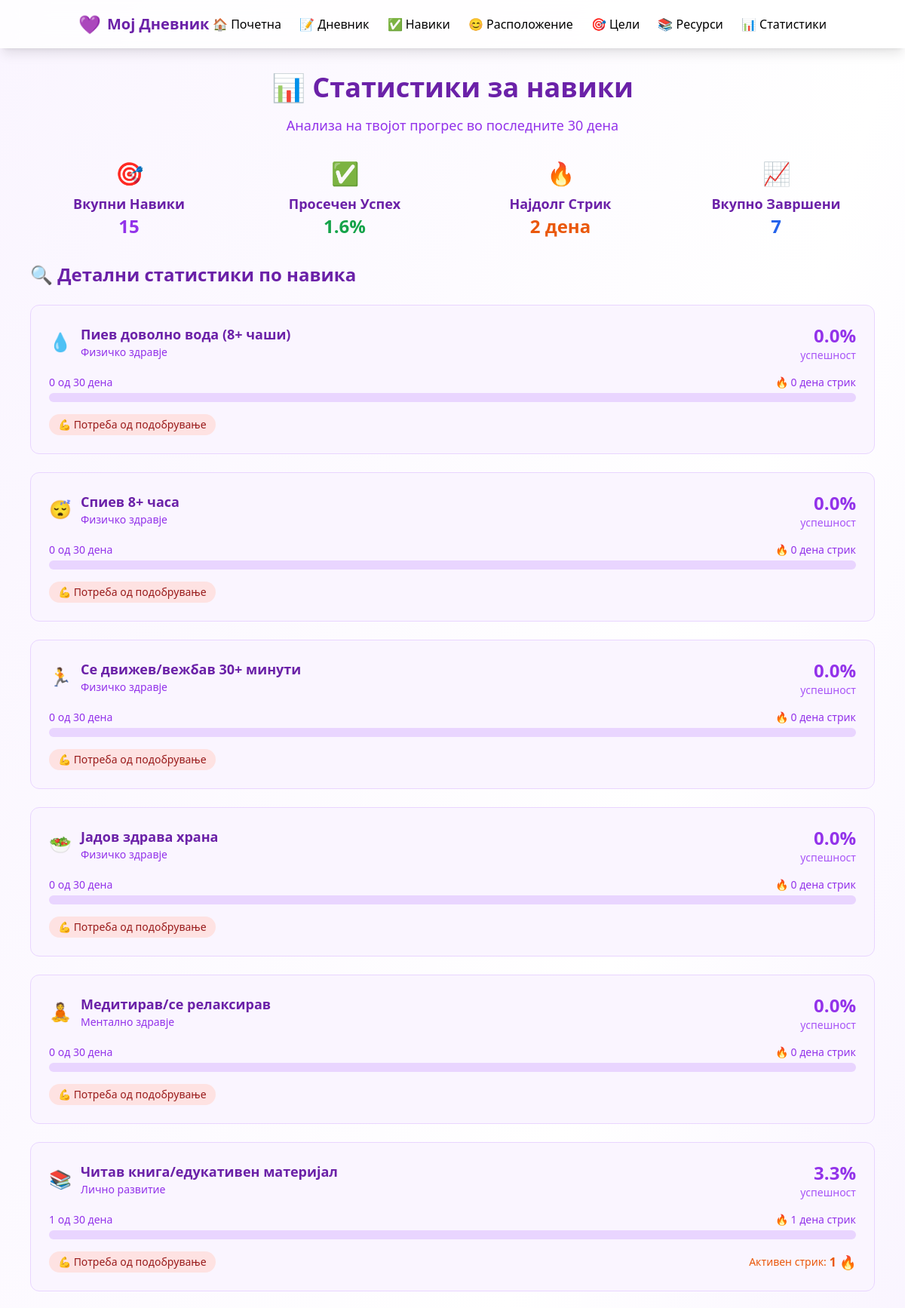
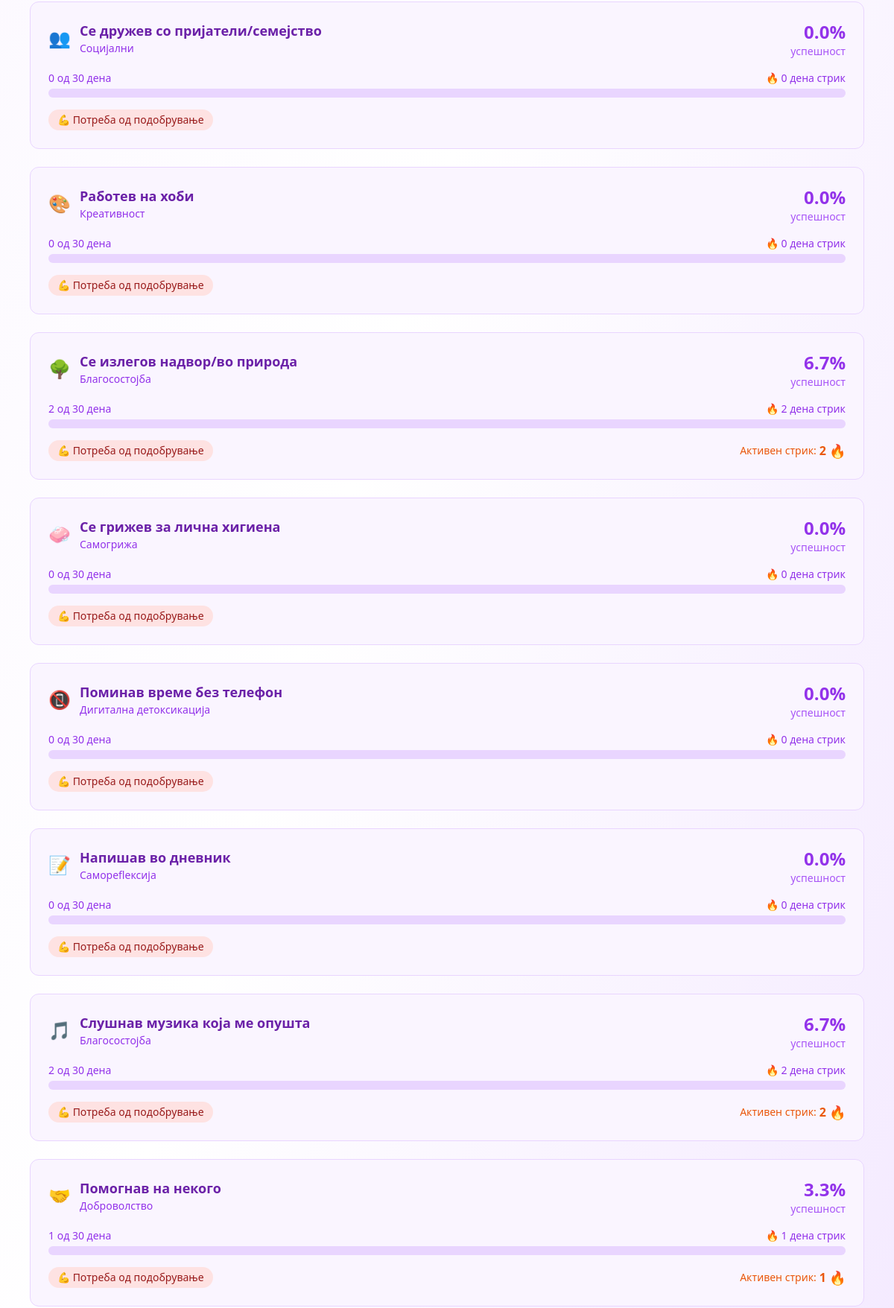
The app's page /habits/analytics (upper part) with its own data (2 pictures, top to bottom).
### models/habits.py (models this page shows)
class Habit(BaseModel):
    __tablename__ = 'habits'
    name = db.Column(db.String(100), nullable=False)
    description = db.Column(db.Text)
    category = db.Column(db.String(50), nullable=False)
    target_frequency = db.Column(db.String(20), default='daily')
    icon = db.Column(db.String(10))
    is_active = db.Column(db.Boolean, default=True)

### controllers/habits_controller.py (the view)
@habits_bp.route('/analytics')
def analytics():
    habits = Habit.query.filter_by(is_active=True).all()
    today = date.today()
    analytics_data = {}
    for habit in habits:
        entries = HabitEntry.query.filter(
            HabitEntry.habit_id == habit.id,
            HabitEntry.date >= today - timedelta(days=30)
        ).all()
        total_days = 30
        completed_days = len([e for e in entries if e.completed])
        completion_rate = (completed_days / total_days) * 100 if total_days > 0 else 0
        analytics_data[habit.id] = {
            'habit': habit,
            'completion_rate': completion_rate,
            'completed_days': completed_days,
            'total_days': total_days,
            'streak': calculate_streak(habit.id)
        }
    return render_template('habits/analytics.html', analytics_data=analytics_data)

### app.py (called while the page is built)
@app.context_processor
def inject_date():
    return {'today': date.today()}

### controllers/habits_controller.py (called while the page is built)
def calculate_streak(habit_id):
    today = date.today()
    streak = 0
    current_date = today
    while True:
        entry = HabitEntry.query.filter_by(habit_id=habit_id, date=current_date).first()
        if entry and entry.completed:
            streak += 1
            current_date -= timedelta(days=1)
        else:
            break
    return streak

### templates/habits/analytics.html (shortened to what this page needs)
{% extends "base.html" %}
{% block content %}
<div class="space-y-8">
    <div class="text-center">
        <h1 class="text-4xl font-bold text-purple-800 mb-4">📊 Статистики за навики</h1>
        <p class="text-purple-600 text-lg">
            Анализа на твојот прогрес во последните 30 дена
        </p>
    </div>
    <div class="grid grid-cols-1 md:grid-cols-4 gap-6">
        {% set total_habits = analytics_data|length %}
        {% set total_completed = analytics_data.values()|sum(attribute='completed_days') %}
        {% set total_possible = total_habits * 30 %}
        {% set avg_completion = (total_completed / total_possible * 100) if total_possible > 0 else 0 %}
        {% set best_streak = analytics_data.values()|max(attribute='streak') if analytics_data else 0 %}
        <div class="card text-center">
            <div class="text-3xl mb-2">🎯</div>
            <h3 class="text-lg font-semibold text-purple-800">Вкупни Навики</h3>
            <p class="text-2xl font-bold text-purple-600">{{ total_habits }}</p>
        </div>
        <div class="card text-center">
            <div class="text-3xl mb-2">✅</div>
            <h3 class="text-lg font-semibold text-purple-800">Просечен Успех</h3>
            <p class="text-2xl font-bold text-green-600">{{ "%.1f"|format(avg_completion) }}%</p>
        </div>
        <div class="card text-center">
            <div class="text-3xl mb-2">🔥</div>
            <h3 class="text-lg font-semibold text-purple-800">Најдолг Стрик</h3>
            <p class="text-2xl font-bold text-orange-600">{{ best_streak.streak if best_streak else 0 }} дена</p>
        </div>
        <div class="card text-center">
            <div class="text-3xl mb-2">📈</div>
            <h3 class="text-lg font-semibold text-purple-800">Вкупно Завршени</h3>
            <p class="text-2xl font-bold text-blue-600">{{ total_completed }}</p>
        </div>
    </div>
    <div class="card">
    <div class="card">
        <h2 class="text-2xl font-bold text-purple-800 mb-6">🔍 Детални статистики по навика</h2>
        <div class="space-y-6">
            {% for habit_id, data in analytics_data.items() %}
            <div class="bg-purple-50 border border-purple-200 rounded-xl p-6">
                <div class="flex items-start justify-between mb-4">
                    <div class="flex items-center space-x-3">
                        <span class="text-2xl">{{ data.habit.icon }}</span>
                        <div>
                            <h3 class="text-lg font-semibold text-purple-800">{{ data.habit.name }}</h3>
                            <p class="text-sm text-purple-600">{{ data.habit.category }}</p>
                        </div>
                    </div>
                    <div class="text-right">
                        <div class="text-2xl font-bold text-purple-600">{{ "%.1f"|format(data.completion_rate) }}%</div>
                        <div class="text-sm text-purple-500">успешност</div>
                    </div>
                </div>
                <div class="mb-4">
                    <div class="flex justify-between text-sm text-purple-600 mb-1">
                        <span>{{ data.completed_days }} од {{ data.total_days }} дена</span>
                        <span>🔥 {{ data.streak }} дена стрик</span>
                    </div>
                    <div class="w-full bg-purple-200 rounded-full h-3">
                    </div>
                </div>
                <div class="flex items-center justify-between">
                    <div class="flex items-center space-x-2">
                        {% if data.completion_rate >= 80 %}
                            <span class="px-3 py-1 bg-green-100 text-green-800 rounded-full text-sm font-medium">
                                🌟 Одлично
                            </span>
                        {% elif data.completion_rate >= 60 %}
                            <span class="px-3 py-1 bg-yellow-100 text-yellow-800 rounded-full text-sm font-medium">
                                👍 Добро
                            </span>
                        {% elif data.completion_rate >= 40 %}
                            <span class="px-3 py-1 bg-orange-100 text-orange-800 rounded-full text-sm font-medium">
                                ⚠️ Средно
                            </span>
                        {% else %}
                            <span class="px-3 py-1 bg-red-100 text-red-800 rounded-full text-sm font-medium">
                                💪 Потреба од подобрување
                            </span>
                        {% endif %}
                    </div>
                    {% if data.streak > 0 %}
                    <div class="flex items-center space-x-1 text-orange-600">
                        <span class="text-sm font-medium">Активен стрик:</span>
                        <span class="font-bold">{{ data.streak }}</span>
                        <span class="text-lg">🔥</span>
                    </div>
                    {% endif %}
                </div>
            </div>
            {% endfor %}
        </div>
    </div>
</div>
{% endblock %}

### templates/base.html (style rules this page uses)
.card { @apply bg-white rounded-2xl shadow-xl p-6 border border-purple-100; }

### records on screen
Habit: habit.icon "💧", habit.name "Пиев доволно вода (8+ чаши)", habit.category "Физичко здравје"
Habit: habit.icon "😴", habit.name "Спиев 8+ часа", habit.category "Физичко здравје"
Habit: habit.icon "🏃", habit.name "Се движев/вежбав 30+ минути", habit.category "Физичко здравје"
Habit: habit.icon "🥗", habit.name "Јадов здрава храна", habit.category "Физичко здравје"
Habit: habit.icon "🧘", habit.name "Медитирав/се релаксирав", habit.category "Ментално здравје"
Habit: habit.icon "📚", habit.name "Читав книга/едукативен материјал", habit.category "Лично развитие"
Habit: habit.icon "👥", habit.name "Се дружев со пријатели/семејство", habit.category "Социјални"
Habit: habit.icon "🎨", habit.name "Работев на хоби", habit.category "Креативност"
Habit: habit.icon "🌳", habit.name "Се излегов надвор/во природа", habit.category "Благосостојба"
Habit: habit.icon "🧼", habit.name "Се грижев за лична хигиена", habit.category "Самогрижа"
Habit: habit.icon "📵", habit.name "Поминав време без телефон", habit.category "Дигитална детоксикација"
Habit: habit.icon "📝", habit.name "Напишав во дневник", habit.category "Самореflексија"
Habit: habit.icon "🎵", habit.name "Слушнав музика која ме опушта", habit.category "Благосостојба"
Habit: habit.icon "🤝", habit.name "Помогнав на некого", habit.category "Доброволство"

### other values on screen
{{ total_habits }} "15"
{{ "%.1f"|format(avg_completion) }} "1.6"
{{ best_streak.streak if best_streak else 0 }} "2"
{{ total_completed }} "7"
{{ "%.1f"|format(data.completion_rate) }} "0.0" "0.0" "0.0" "0.0" "0.0" "3.3" "0.0" "0.0" "6.7" "0.0" "0.0" "0.0" "6.7" "3.3"
{{ data.completed_days }} "0" "0" "0" "0" "0" "1" "0" "0" "2" "0" "0" "0" "2" "1"
{{ data.total_days }} "30" "30" "30" "30" "30" "30" "30" "30" "30" "30" "30" "30" "30" "30"
{{ data.streak }} "0" "0" "0" "0" "0" "1" "0" "0" "2" "0" "0" "0" "2" "1"
{{ data.streak }} "1" "2" "2" "1"
